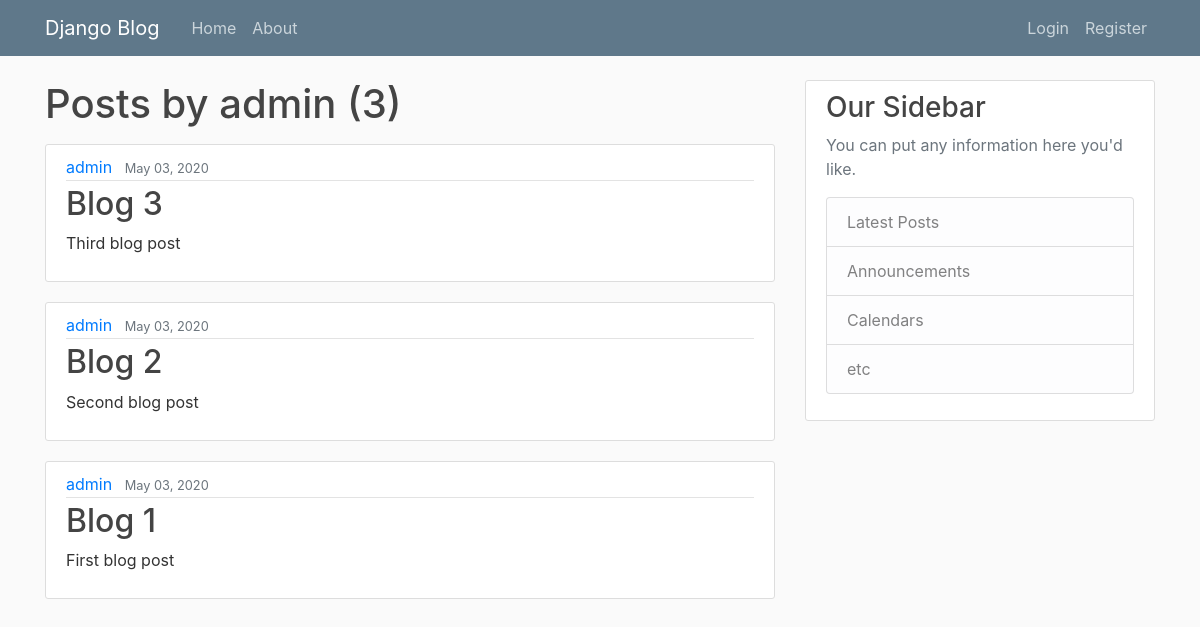
/user/admin, run on an earlier commit of the app's database.
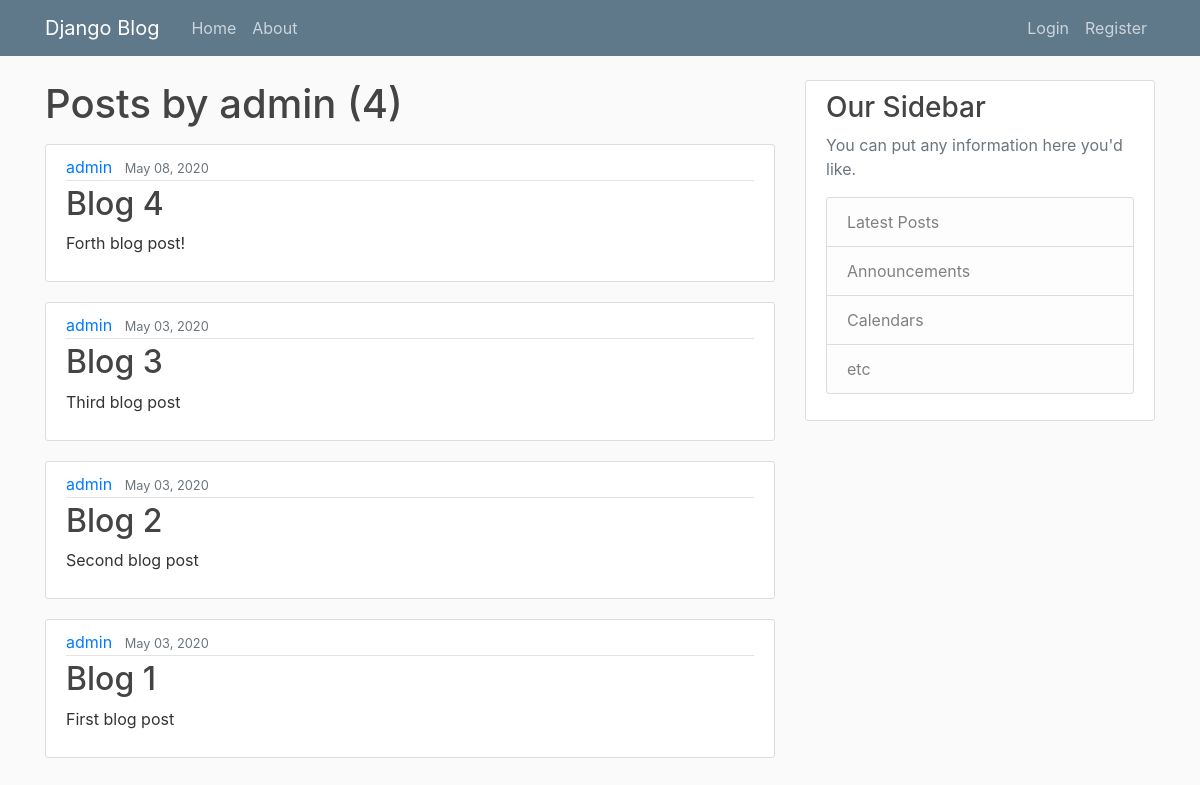
And on a later commit of the database.
### blog/models.py (models this page shows, shortened)
class Post(models.Model):
    title = models.CharField(max_length=100)
    content = models.TextField()
    date_posted = models.DateTimeField(default=datetime.now)
    author = models.ForeignKey(User, on_delete=models.CASCADE)
    objects = models.Manager()

### blog/views.py (the view)
# urls.py: path('user/<str:username>', UserPostListView.as_view(), name='user-posts'),
class UserPostListView(ListView):
    model = Post
    template_name = 'blog/user_posts.html'
    context_object_name = 'posts'
    paginate_by = 5
    def get_queryset(self):
        user = get_object_or_404(User, username=self.kwargs.get('username'))
        return Post.objects.filter(author=user).order_by('-date_posted')

### templates/blog/user_posts.html (shortened to what this page needs)
{% extends 'base.html' %}
{% block content %}
    <h1 class="mb-3">Posts by {{ view.kwargs.username }} ({{ page_obj.paginator.count }})</h1>
    {% for post in posts %}
        <article class="media content-section">
            <div class="media-body">
            <div class="article-metadata">
                <a class="mr-2" href="{% url 'user-posts' post.author.username %}">{{ post.author }}</a>
                <small class="text-muted">{{ post.date_posted|date:'F d, Y' }}</small>
            </div>
            <h2><a class="article-title" href="{% url 'post-detail' post.id %}">{{ post.title }}</a></h2>
            <p class="article-content">{{ post.content }}</p>
            </div>
        </article>
    {% endfor %}
{% endblock %}

What changed in the data, as far as the page shows it:
added Post: author "admin", date_posted "May 08, 2020", title "Blog 4", content "Forth blog post!"
Also different on the page:
{{ page_obj.paginator.count }}: "3" → "4"
